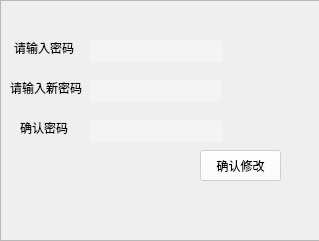
<?xml version="1.0" encoding="UTF-8"?>
<ui version="4.0">
 <class>Password_modify_func</class>
 <widget class="QWidget" name="Password_modify_func">
  <property name="geometry">
   <rect>
    <x>0</x>
    <y>0</y>
    <width>319</width>
    <height>241</height>
   </rect>
  </property>
  <property name="minimumSize">
   <size>
    <width>319</width>
    <height>241</height>
   </size>
  </property>
  <property name="maximumSize">
   <size>
    <width>319</width>
    <height>241</height>
   </size>
  </property>
  <property name="windowTitle">
   <string>修改密码</string>
  </property>
  <widget class="QFrame" name="frame">
   <property name="geometry">
    <rect>
     <x>0</x>
     <y>0</y>
     <width>321</width>
     <height>241</height>
    </rect>
   </property>
   <property name="styleSheet">
    <string notr="true">#frame
{
border-image: url(:/background/屏幕截图 2024-06-01 172200.png);
}
</string>
   </property>
   <property name="frameShape">
    <enum>QFrame::StyledPanel</enum>
   </property>
   <property name="frameShadow">
    <enum>QFrame::Raised</enum>
   </property>
   <widget class="QLineEdit" name="lineEdit">
    <property name="geometry">
     <rect>
      <x>90</x>
      <y>40</y>
      <width>133</width>
      <height>22</height>
     </rect>
    </property>
    <property name="styleSheet">
     <string notr="true">QLineEdit
{
background-color: rgba(255, 255, 255,0.3);/* 透明度 */
border-radius: 3px; /* 边框圆角 */
font-size: 12pt; /* 文本字体大小 */
}

QLineEdit:hover { /* 鼠标悬浮在QLineEdit时的状态 */
	border: 1px dashed #fffac2;
	border-radius: 3px;
	background-color:#fffee2;
	color: #000000;
	selection-background-color: #298DFF;
	selection-color: #F2F2F2;
}
QLineEdit:focus {
    border: 1px dashed #fffac2;
    border-radius: 3px;
    background-color: #fffee2;
    color: #000000;
    selection-background-color: #298DFF;
    selection-color: #F2F2F2;
}

</string>
    </property>
   </widget>
   <widget class="QLabel" name="label_3">
    <property name="geometry">
     <rect>
      <x>20</x>
      <y>120</y>
      <width>48</width>
      <height>16</height>
     </rect>
    </property>
    <property name="text">
     <string>确认密码</string>
    </property>
   </widget>
   <widget class="QLabel" name="label_2">
    <property name="geometry">
     <rect>
      <x>10</x>
      <y>80</y>
      <width>72</width>
      <height>16</height>
     </rect>
    </property>
    <property name="text">
     <string>请输入新密码</string>
    </property>
   </widget>
   <widget class="QLabel" name="label">
    <property name="geometry">
     <rect>
      <x>14</x>
      <y>40</y>
      <width>60</width>
      <height>16</height>
     </rect>
    </property>
    <property name="text">
     <string>请输入密码</string>
    </property>
   </widget>
   <widget class="QLineEdit" name="lineEdit_3">
    <property name="geometry">
     <rect>
      <x>90</x>
      <y>120</y>
      <width>133</width>
      <height>22</height>
     </rect>
    </property>
    <property name="styleSheet">
     <string notr="true">QLineEdit
{
background-color: rgba(255, 255, 255,0.3);/* 透明度 */
border-radius: 3px; /* 边框圆角 */
font-size: 12pt; /* 文本字体大小 */
}

QLineEdit:hover { /* 鼠标悬浮在QLineEdit时的状态 */
	border: 1px dashed #fffac2;
	border-radius: 3px;
	background-color:#fffee2;
	color: #000000;
	selection-background-color: #298DFF;
	selection-color: #F2F2F2;
}
QLineEdit:focus {
    border: 1px dashed #fffac2;
    border-radius: 3px;
    background-color: #fffee2;
    color: #000000;
    selection-background-color: #298DFF;
    selection-color: #F2F2F2;
}

</string>
    </property>
   </widget>
   <widget class="QLineEdit" name="lineEdit_2">
    <property name="geometry">
     <rect>
      <x>90</x>
      <y>80</y>
      <width>131</width>
      <height>22</height>
     </rect>
    </property>
    <property name="styleSheet">
     <string notr="true">QLineEdit
{
background-color: rgba(255, 255, 255,0.3);/* 透明度 */
border-radius: 3px; /* 边框圆角 */
font-size: 12pt; /* 文本字体大小 */
}

QLineEdit:hover { /* 鼠标悬浮在QLineEdit时的状态 */
	border: 1px dashed #fffac2;
	border-radius: 3px;
	background-color:#fffee2;
	color: #000000;
	selection-background-color: #298DFF;
	selection-color: #F2F2F2;
}
QLineEdit:focus {
    border: 1px dashed #fffac2;
    border-radius: 3px;
    background-color: #fffee2;
    color: #000000;
    selection-background-color: #298DFF;
    selection-color: #F2F2F2;
}

</string>
    </property>
   </widget>
   <widget class="QPushButton" name="pushButton">
    <property name="geometry">
     <rect>
      <x>200</x>
      <y>150</y>
      <width>81</width>
      <height>31</height>
     </rect>
    </property>
    <property name="styleSheet">
     <string notr="true">background-color: rgba(255, 255, 255,0.6);</string>
    </property>
    <property name="text">
     <string>确认修改</string>
    </property>
   </widget>
  </widget>
 </widget>
 <resources/>
 <connections/>
</ui>
